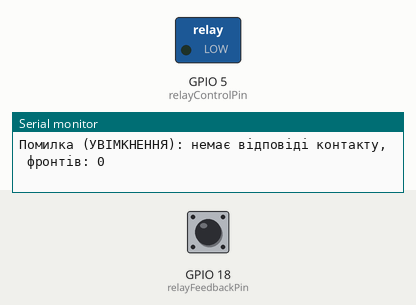
Recording of a program running on a simulated ESP32-S3. Shown: switched loads named in the program (green lamp = pin HIGH), the last lines printed to the serial monitor. Dashed ring = blinking. The test bench sets the inputs (shaded band); at power-on: GPIO 18 (relayFeedbackPin) HIGH.

Above: at 2.2 s.
2.3 s: GPIO 18 (relayFeedbackPin) pulled LOW for 1.05 s
At 3.3 s:
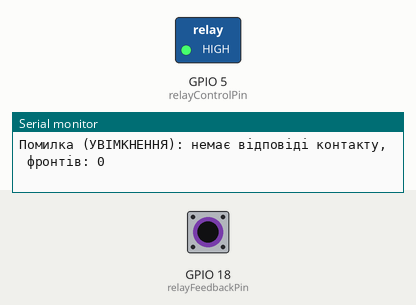
At 6.3 s:
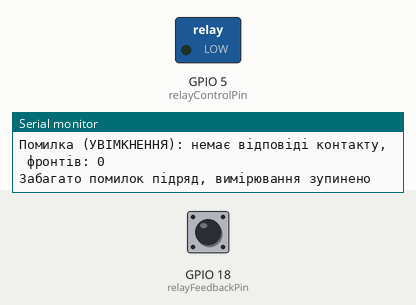
Timing chart, 0 to 7.8 s (numbered marks = the images above; inputs shaded):
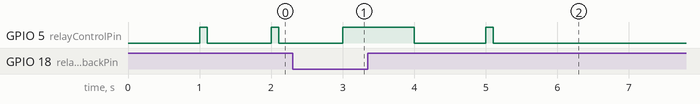

The program:

main.cpp
```cpp
#include <Arduino.h>

struct RelayConfig {
  static constexpr int relayControlPin = 5;
  static constexpr int relayFeedbackPin = 18;
  static constexpr bool activeLow = false;

  static constexpr unsigned long testInterval = 1000;
  static constexpr unsigned long settleMicros = 5000;
  static constexpr unsigned long timeoutMicros = 100000;
  static constexpr unsigned int measurementsRequired = 10;
  static constexpr int maxErrors = 5;

  enum State {
    OFF = LOW,
    ON = HIGH
  };
};

portMUX_TYPE feedbackMux = portMUX_INITIALIZER_UNLOCKED;

volatile bool feedbackArmed = false;
volatile unsigned long firstEdgeMicros = 0;
volatile unsigned long lastEdgeMicros = 0;
volatile unsigned long edgeCount = 0;

unsigned long testStartMicros = 0;
unsigned int onCount = 0;
unsigned int offCount = 0;
unsigned long onDelaySum = 0;
unsigned long offDelaySum = 0;
unsigned long onBounceSum = 0;
unsigned long offBounceSum = 0;
int errorCount = 0;

void IRAM_ATTR handleRelayFeedback() {
  unsigned long currentMicros = micros();

  portENTER_CRITICAL_ISR(&feedbackMux);
  if (feedbackArmed) {
    if (edgeCount == 0) {
      firstEdgeMicros = currentMicros;
    }
    lastEdgeMicros = currentMicros;
    edgeCount++;
  }
  portEXIT_CRITICAL_ISR(&feedbackMux);
}

class RelayMeasurement {
public:
  int controlPin;
  int feedbackPin;
  RelayConfig::State currentState;

  RelayMeasurement(int cPin, int fPin) : controlPin(cPin), feedbackPin(fPin), currentState(RelayConfig::State::OFF) {}

  void init() {
    pinMode(controlPin, OUTPUT);
    pinMode(feedbackPin, INPUT_PULLUP);
    set(currentState);

    attachInterrupt(digitalPinToInterrupt(feedbackPin), handleRelayFeedback, CHANGE);
  }

  void set(RelayConfig::State state) {
    currentState = state;
    bool level = (state == RelayConfig::State::ON) != RelayConfig::activeLow;
    digitalWrite(controlPin, level ? HIGH : LOW);
  }

  RelayConfig::State readContact() {
    return digitalRead(feedbackPin) == LOW ? RelayConfig::State::ON : RelayConfig::State::OFF;
  }
};

bool noBlockingDelay(unsigned long currentMillis, unsigned long &previousMillis, unsigned long interval) {
  if ((currentMillis - previousMillis) >= interval) {
    previousMillis = currentMillis;
    return true;
  }
  return false;
}

RelayMeasurement relay(RelayConfig::relayControlPin, RelayConfig::relayFeedbackPin);

unsigned long lastTestMillis = 0;
bool testActive = false;
bool testFinished = false;

void armFeedback(bool armed) {
  portENTER_CRITICAL(&feedbackMux);
  if (armed) {
    edgeCount = 0;
  }
  feedbackArmed = armed;
  portEXIT_CRITICAL(&feedbackMux);
}

void handleError() {
  relay.set(relay.readContact());
  errorCount++;

  if (errorCount >= RelayConfig::maxErrors) {
    Serial.println("Забагато помилок підряд, вимірювання зупинено");
    relay.set(RelayConfig::State::OFF);
    testFinished = true;
  }
}

void printAverage(const char *stateName, unsigned long delaySum, unsigned long bounceSum, unsigned int count) {
  unsigned long averageDelay = delaySum / count;
  Serial.printf(">>> СЕРЕДНІЙ час %s реле: %lu мкс (%.2f мс), брязкіт %lu мкс\n",
                stateName, averageDelay, averageDelay / 1000.0, bounceSum / count);
}

void setup() {
  Serial.begin(115200);
  delay(1000);
  relay.init();
  Serial.println("\n--- Старт вимірювання механічної затримки реле ---");
}

void loop() {
  if (testFinished) {
    return;
  }

  unsigned long currentMillis = millis();

  if (!testActive && noBlockingDelay(currentMillis, lastTestMillis, RelayConfig::testInterval)) {
    RelayConfig::State nextState = (relay.currentState == RelayConfig::State::ON)
                                       ? RelayConfig::State::OFF
                                       : RelayConfig::State::ON;
    armFeedback(true);
    testActive = true;
    testStartMicros = micros();
    relay.set(nextState);
  }

  if (!testActive) {
    return;
  }

  portENTER_CRITICAL(&feedbackMux);
  unsigned long firstEdge = firstEdgeMicros;
  unsigned long lastEdge = lastEdgeMicros;
  unsigned long edges = edgeCount;
  portEXIT_CRITICAL(&feedbackMux);
  unsigned long currentMicros = micros();

  bool isMeasuringOn = (relay.currentState == RelayConfig::State::ON);
  const char *stateName = isMeasuringOn ? "УВІМКНЕННЯ" : "ВИМКНЕННЯ";

  if ((currentMicros - testStartMicros) > RelayConfig::timeoutMicros) {
    armFeedback(false);
    testActive = false;
    Serial.printf("Помилка (%s): немає відповіді контакту, фронтів: %lu\n", stateName, edges);
    handleError();
    return;
  }

  if (edges == 0 || (currentMicros - lastEdge) < RelayConfig::settleMicros) {
    return;
  }

  armFeedback(false);
  testActive = false;

  if (relay.readContact() != relay.currentState) {
    Serial.printf("Помилка (%s): кінцевий стан контакту не відповідає очікуваному\n", stateName);
    handleError();
    return;
  }

  errorCount = 0;
  unsigned long mechanicalDelay = firstEdge - testStartMicros;
  unsigned long bounceTime = lastEdge - firstEdge;

  if (isMeasuringOn && onCount < RelayConfig::measurementsRequired) {
    onCount++;
    onDelaySum += mechanicalDelay;
    onBounceSum += bounceTime;
    Serial.printf("Вимірювання %u (УВІМКНЕННЯ): %lu мкс, брязкіт %lu мкс\n", onCount, mechanicalDelay, bounceTime);
  } else if (!isMeasuringOn && offCount < RelayConfig::measurementsRequired) {
    offCount++;
    offDelaySum += mechanicalDelay;
    offBounceSum += bounceTime;
    Serial.printf("Вимірювання %u (ВИМКНЕННЯ): %lu мкс, брязкіт %lu мкс\n", offCount, mechanicalDelay, bounceTime);
  }

  if (onCount >= RelayConfig::measurementsRequired && offCount >= RelayConfig::measurementsRequired) {
    Serial.println();
    printAverage("УВІМКНЕННЯ", onDelaySum, onBounceSum, onCount);
    printAverage("ВИМКНЕННЯ", offDelaySum, offBounceSum, offCount);
    relay.set(RelayConfig::State::OFF);
    testFinished = true;
  }
}
```
